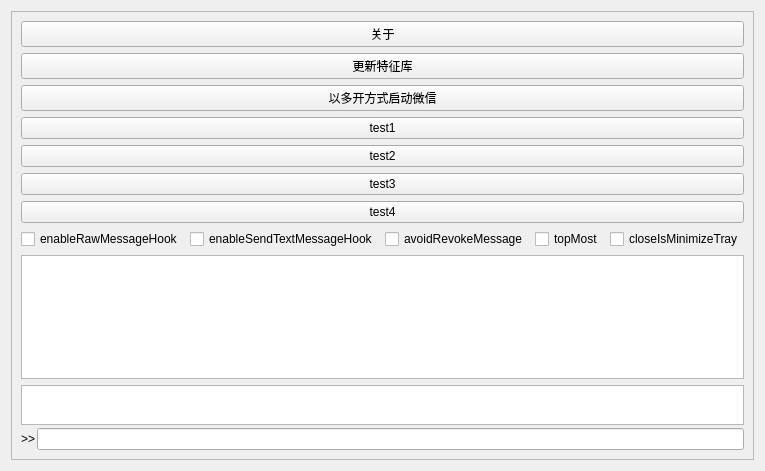
<?xml version="1.0" encoding="UTF-8"?>
<ui version="4.0">
 <class>MainWindowBody</class>
 <widget class="QWidget" name="MainWindowBody">
  <property name="geometry">
   <rect>
    <x>0</x>
    <y>0</y>
    <width>645</width>
    <height>471</height>
   </rect>
  </property>
  <property name="windowTitle">
   <string>Form</string>
  </property>
  <layout class="QVBoxLayout" name="verticalLayout">
   <item>
    <widget class="QFrame" name="frame">
     <property name="frameShape">
      <enum>QFrame::StyledPanel</enum>
     </property>
     <property name="frameShadow">
      <enum>QFrame::Raised</enum>
     </property>
     <layout class="QVBoxLayout" name="verticalLayout_2">
      <item>
       <widget class="QPushButton" name="btn_about">
        <property name="text">
         <string>关于</string>
        </property>
       </widget>
      </item>
      <item>
       <widget class="QPushButton" name="btnUpdateFeatureRepository">
        <property name="text">
         <string>更新特征库</string>
        </property>
       </widget>
      </item>
      <item>
       <widget class="QPushButton" name="btnStartWeChat">
        <property name="text">
         <string>以多开方式启动微信</string>
        </property>
       </widget>
      </item>
      <item>
       <widget class="QPushButton" name="btn_test1">
        <property name="text">
         <string>test1</string>
        </property>
       </widget>
      </item>
      <item>
       <widget class="QPushButton" name="btn_test2">
        <property name="text">
         <string>test2</string>
        </property>
       </widget>
      </item>
      <item>
       <widget class="QPushButton" name="btn_test3">
        <property name="text">
         <string>test3</string>
        </property>
       </widget>
      </item>
      <item>
       <widget class="QPushButton" name="btn_test4">
        <property name="text">
         <string>test4</string>
        </property>
       </widget>
      </item>
      <item>
       <layout class="QHBoxLayout" name="horizontalLayout">
        <item>
         <widget class="QCheckBox" name="enableRawMessageHook">
          <property name="text">
           <string>enableRawMessageHook</string>
          </property>
         </widget>
        </item>
        <item>
         <widget class="QCheckBox" name="enableSendTextMessageHook">
          <property name="text">
           <string>enableSendTextMessageHook</string>
          </property>
         </widget>
        </item>
        <item>
         <widget class="QCheckBox" name="avoidRevokeMessage">
          <property name="text">
           <string>avoidRevokeMessage</string>
          </property>
         </widget>
        </item>
        <item>
         <widget class="QCheckBox" name="topMost">
          <property name="text">
           <string>topMost</string>
          </property>
         </widget>
        </item>
        <item>
         <widget class="QCheckBox" name="closeIsMinimizeTray">
          <property name="text">
           <string>closeIsMinimizeTray</string>
          </property>
         </widget>
        </item>
       </layout>
      </item>
      <item>
       <widget class="QTableView" name="viewWeChatStatus"/>
      </item>
      <item>
       <layout class="QVBoxLayout" name="verticalLayoutCommand">
        <property name="spacing">
         <number>3</number>
        </property>
        <item>
         <widget class="QTextEdit" name="viewCommandExecuteLogger">
          <property name="sizePolicy">
           <sizepolicy hsizetype="Expanding" vsizetype="Fixed">
            <horstretch>0</horstretch>
            <verstretch>0</verstretch>
           </sizepolicy>
          </property>
          <property name="minimumSize">
           <size>
            <width>0</width>
            <height>40</height>
           </size>
          </property>
          <property name="maximumSize">
           <size>
            <width>16777215</width>
            <height>40</height>
           </size>
          </property>
          <property name="readOnly">
           <bool>true</bool>
          </property>
         </widget>
        </item>
        <item>
         <layout class="QHBoxLayout" name="horizontalLayoutCommand">
          <property name="spacing">
           <number>2</number>
          </property>
          <item>
           <widget class="QLabel" name="labelCommandPrefix">
            <property name="text">
             <string>&gt;&gt;</string>
            </property>
            <property name="alignment">
             <set>Qt::AlignCenter</set>
            </property>
           </widget>
          </item>
          <item>
           <widget class="XStyleCommandLine" name="lineCommand"/>
          </item>
         </layout>
        </item>
       </layout>
      </item>
     </layout>
    </widget>
   </item>
  </layout>
 </widget>
 <customwidgets>
  <customwidget>
   <class>XStyleCommandLine</class>
   <extends>QLineEdit</extends>
   <header>xstyle/xstylecommandline.hpp</header>
  </customwidget>
 </customwidgets>
 <resources/>
 <connections/>
</ui>
